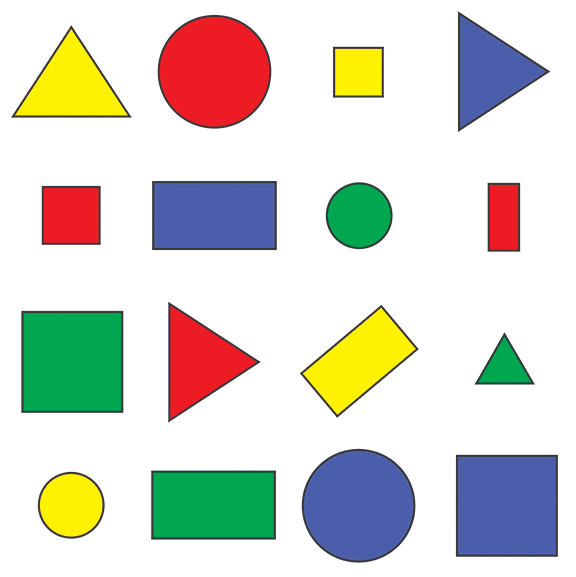
#> input picture shapes.png, 576 x 577 px, found by its file name
$ python chapter_8.py
#> lines starting #> are read from the running program, lines starting #| are printed output that depends on the picture; after the words box and inside, x2 and y2 are one past the last pixel; in counts of white or black regions, pixels touching at a corner belong together
import cv2 as cv
import numpy as np
from numpy.lib.function_base import blackman


def stackImages(scale,imgArray):
    rows = len(imgArray)
    cols = len(imgArray[0])
    rowsAvailable = isinstance(imgArray[0], list)
    width = imgArray[0][0].shape[1]
    height = imgArray[0][0].shape[0]
    if rowsAvailable:
        for x in range ( 0, rows):
            for y in range(0, cols):
                if imgArray[x][y].shape[:2] == imgArray[0][0].shape [:2]:
                    imgArray[x][y] = cv.resize(imgArray[x][y], (0, 0), None, scale, scale)
                else:
                    imgArray[x][y] = cv.resize(imgArray[x][y], (imgArray[0][0].shape[1], imgArray[0][0].shape[0]), None, scale, scale)
                if len(imgArray[x][y].shape) == 2: imgArray[x][y]= cv.cvtColor( imgArray[x][y], cv.COLOR_GRAY2BGR)
        imageBlank = np.zeros((height, width, 3), np.uint8)
        hor = [imageBlank]*rows
        hor_con = [imageBlank]*rows
        for x in range(0, rows):
            hor[x] = np.hstack(imgArray[x])
        ver = np.vstack(hor)
    else:
        for x in range(0, rows):
            if imgArray[x].shape[:2] == imgArray[0].shape[:2]:
                imgArray[x] = cv.resize(imgArray[x], (0, 0), None, scale, scale)
            else:
                imgArray[x] = cv.resize(imgArray[x], (imgArray[0].shape[1], imgArray[0].shape[0]), None,scale, scale)
            if len(imgArray[x].shape) == 2: imgArray[x] = cv.cvtColor(imgArray[x], cv.COLOR_GRAY2BGR)
        hor= np.hstack(imgArray)
        ver = hor
    return ver

def getContour(img):
    contours, hierarchy = cv.findContours(img, cv.RETR_EXTERNAL, cv.CHAIN_APPROX_NONE)
    for cnt in contours:
        area = cv.contourArea(cnt)
        print (area)
        cv.drawContours(copyimg,cnt,-1,(0,0,0),3)
        perimeter  = cv.arcLength(cnt,True)
        # print(perimeter)
        corners = cv.approxPolyDP(cnt, 0.02*perimeter, True)
        print(len(corners))
        objCor = len(corners)
        x, y, w, h = cv.boundingRect(corners)


        if objCor ==3: objectType ="Tri"
        elif objCor == 4:
            aspRatio = w/float(h)
            if aspRatio >0.98 and aspRatio <1.03: objectType= "Square"
            else:objectType="Rectangle"
        elif objCor>4: objectType= "Circles"
        else:objectType="None"
        cv.rectangle(copyimg,(x,y),(x+w,y+h),(0,255,0),2)
        cv.putText(copyimg,objectType,
        (x+(w//2)-10,y+(h//2)-10),cv.FONT_HERSHEY_COMPLEX,0.7,(0,0,0),2)

path = 'F:\pycodes\computer Vision\shapes.png'

img = cv.imread(path)
#> img is the input picture: shape (577, 576, 3); mean B, G, R 205.1, 214.3, 214.2
copyimg = img.copy()
gray = cv.cvtColor(img, cv.COLOR_BGR2GRAY)
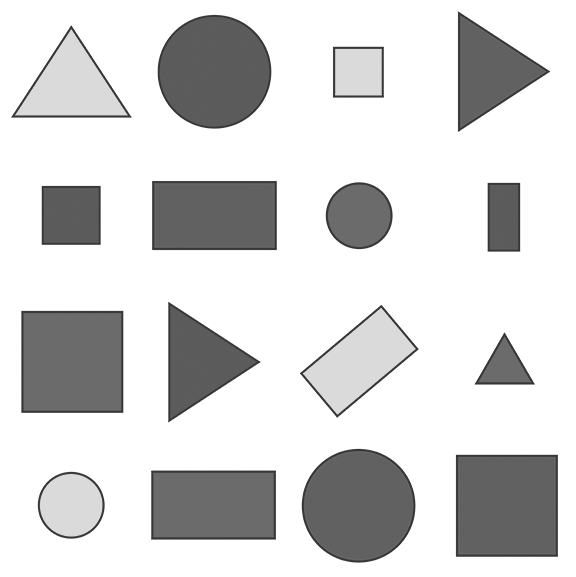
#> gray: shape (577, 576); min 54, max 255, mean 213.2
blur = cv.GaussianBlur(gray, (7,7), 1)
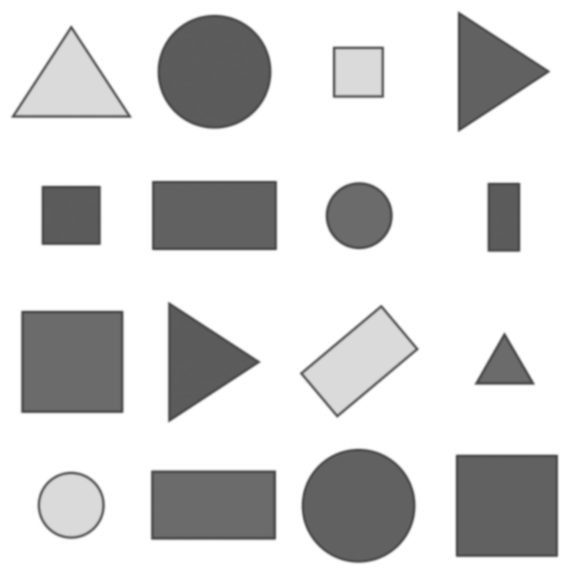
#> blur: shape (577, 576); min 72, max 255, mean 213.2
canny = cv.Canny(blur,50,50)
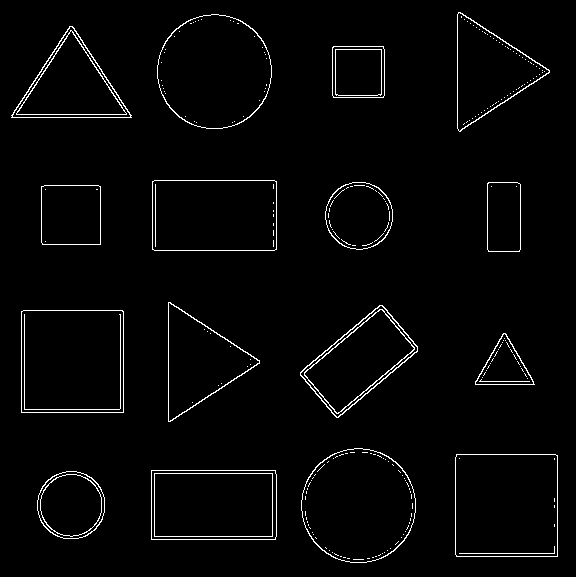
#> canny: shape (577, 576); 2.4% white in thin lines or dots
blank = np.zeros_like(img)
getContour(canny)
#> in getContour, `contours, hierarchy = cv.findContours(img, cv.RETR_EXTERNAL, cv.CHAIN_..`: contours = 16 contours; largest, box (x1, y1, x2, y2) and area: (21, 310, 124, 413) 10402, (455, 454, 558, 557) 10398, (301, 448, 416, 563) 10236, (157, 14, 272, 129) 10234, (152, 180, 277, 251) 8674
#> the loop in getContour, `for cnt in contours:` made 16 passes
#> (area, perimeter, corners, objCor, x, y, w, h) on passes 2, 3, 6, 7, 9, 10, 12: (8619, 386.8, [[151, 470], [151, 539], [275, 539], [275, 470]], 4, 151, 470, 125, 70), (10398.5, 406.2, [[456, 454], [456, 556], [557, 556], [557, 455]], 4, 456, 454, 102, 103), (10402, 406.8, [[21, 311], [21, 412], [123, 412], [122, 310]], 4, 21, 310, 103, 103), (6389, 338.5, [[382, 305], [300, 372], [336, 417], [417, 351]], 4, 300, 305, 118, 113), (3475.5, 234.2, [[41, 186], [42, 244], [100, 244], [100, 186]], 4, 41, 186, 60, 59), (2270.5, 201.1, [[488, 182], [487, 249], [519, 251], [520, 184]], 4, 487, 182, 34, 70), (8674, 385.7, [[152, 181], [152, 249], [276, 249], [276, 181]], 4, 152, 181, 125, 69)
#> (area, perimeter, corners, objCor, x, y, w, h) on passes 5, 8, 14, 16: (1612.5, 186.6, [[503, 333], [475, 384], [534, 384]], 3, 475, 333, 60, 52), (5629, 352, [[168, 302], [170, 421], [259, 360]], 3, 168, 302, 92, 120), (5690.5, 355.1, [[11, 115], [131, 117], [72, 26]], 3, 11, 26, 121, 92), (5712, 351.7, [[458, 12], [460, 131], [549, 70]], 3, 458, 12, 92, 120)
#> (printed output is left out)
#> after the loop in getContour, `for cnt in contours:`:
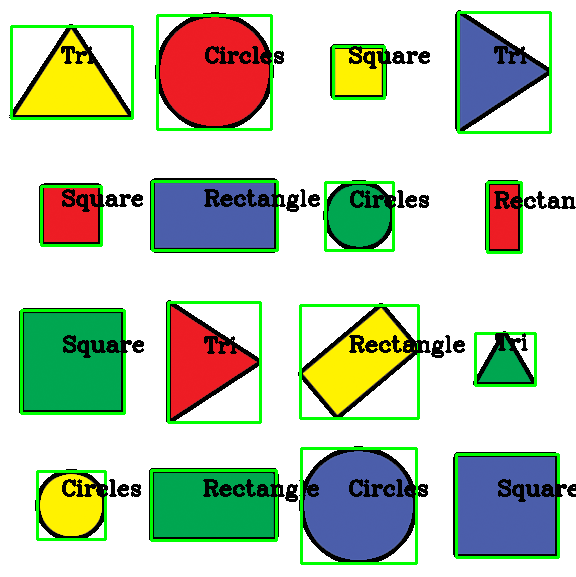
#> copyimg: shape (577, 576, 3); 12.06% of pixels changed, all inside (x1, y1, x2, y2) = (9, 10, 576, 565)


stacked = stackImages(0.6,([img,gray, blur],[copyimg,canny,blank]))
#> after the loop in stackImages, `for x in range(0, rows):`: hor = 2 items
#> in stackImages, `ver = np.vstack(hor)`:
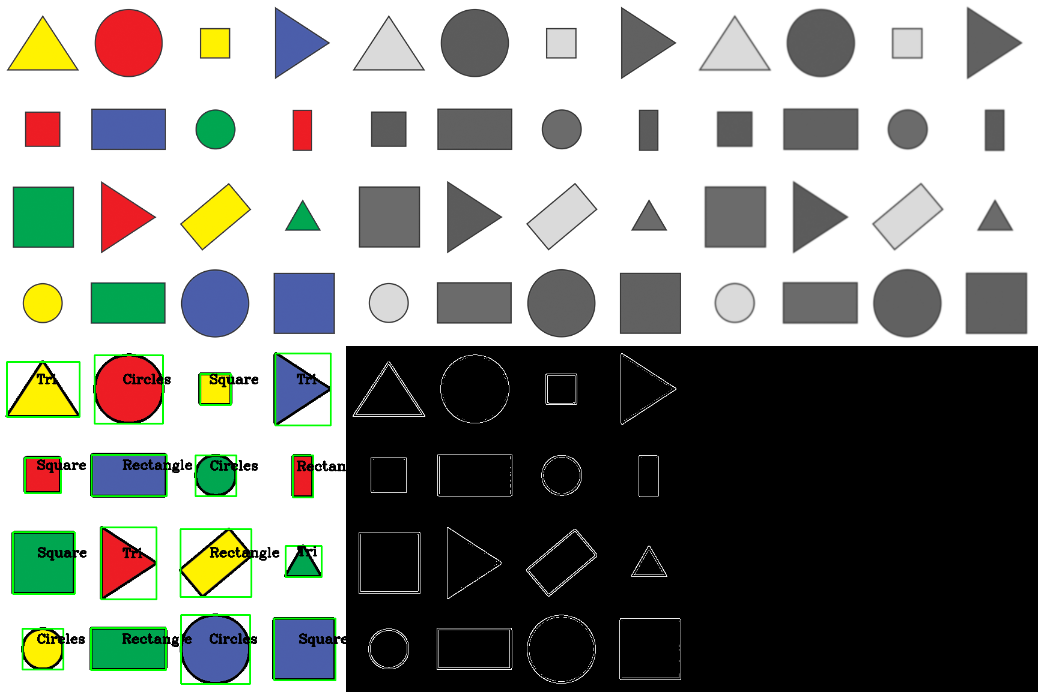
#> ver: shape (692, 1038, 3); mean of channels 0, 1, 2 136.9, 141.9, 139.8; drawn as B, G, R
cv.imshow('fi', stacked)
cv.waitKey(0)
